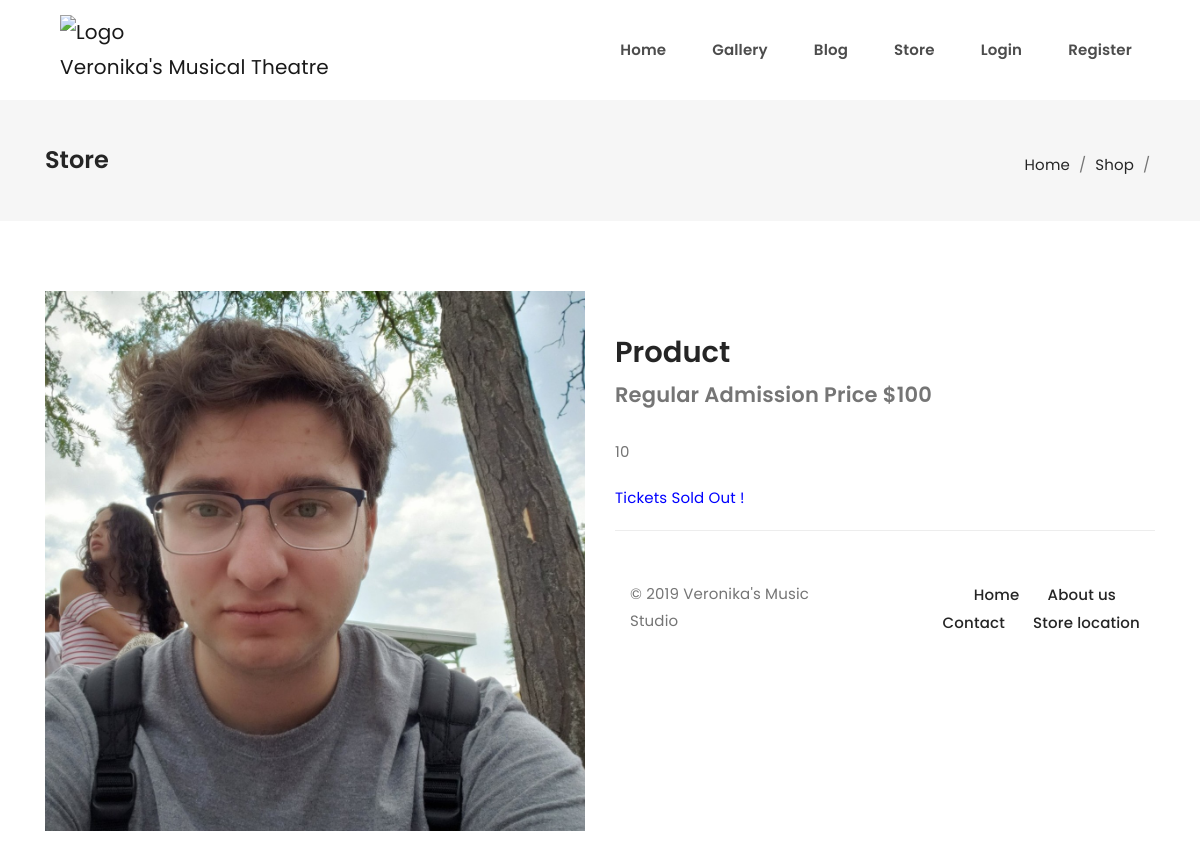
Page /store/item/1 on the committed database.
### vms/models.py (models this page shows, shortened)
class ConcertShop(db.Model):
    __tablename__ = 'concertshop'
    id = db.Column(db.Integer, primary_key=True)
    active = db.Column(db.Integer, default=0)
    concert_title = db.Column(db.String(100))
    price = db.Column(db.String(50))
    senior_price = db.Column(db.String(20))
    children_price = db.Column(db.String(20))
    quantity = db.Column(db.String(50))
    quantity_left = db.Column(db.String(50))
    description = db.Column(db.String(256))
    image_associated = db.Column(db.String(120))
    date_of_event = db.Column(db.String(120))
    time_of_event = db.Column(db.String(40))
    location = db.Column(db.String(50))

### vms/routes.py (the view, shortened to what this page needs)
@app.route("/store/item/<product>", methods=["GET", "POST"])
def product_item(product):
    product_details = ConcertShop.query.filter_by(id=product).first()
    if product_details is None or product_details.active == 0:
        return redirect(url_for('store'))
    concerts = ConcertSeats.query.filter_by(concert_id=product).all()
    concert_info = {}
    exclusions = []
    if 'cart' in session:
        for each in json.loads(session['cart']):
            for concert, seat_details in each.items():
                exclusions.append(
                    [seat_details[0], seat_details[1], int(concert)])
    for concert in concerts:
        if concert.filled == 0:
            new_entry = [concert.row, concert.seat, concert.concert_id]
            if new_entry in exclusions:
                continue
            if 'cart' in session:
                if new_entry in exclusions:
                    continue
            if concert.concert_name in concert_info:
                concert_info[concert.concert_name].append(new_entry)
            else:
                concert_info[concert.concert_name] = [new_entry]
    return render_template("product.html", seats_available=concert_info, user_info=current_user, user_authority_level=User.get_authority_level(current_user), product=product_details)

### vms/models.py (called while the page is built)
    def get_authority_level(current_user) -> int:
        if current_user.is_authenticated:
            user = User.query.filter_by(id=current_user.id).first()
            return user.authority
        return 0

### vms/templates/product.html (shortened to what this page needs)
{% extends 'base.html' %}
{%block content%}
        <div class="page-container scene-main scene-main--fade_In">
            <div class="page_main_title mb-70px">
                <div class="container">
                    <div class="row align-items-center">
                        <div class="col-lg-6 text-center text-lg-left">
                            <h4>Store</h4>
                        </div>
                        <div class="col-lg-6">
                            <div class="breadcrumbs mt-10px mt-lg-0 text-center text-lg-right">
                                <span class="first-item">
                                    <a href="#">Home</a>
                                </span>
                                <span class="separator">/</span>
                                <span>
                                    <a href="#">Shop </a>
                                </span>
                                <span class="separator">/</span>
                            </div>
                        </div>
                    </div>
                </div>
            </div>
            <div class="container single-product-content">
                <div class="row">
                    <div class="col-md-6">
                        <div class="single-product-images popup_gallery">
                            <img src="{{product.image_associated}}" alt="Product Image" width="800" height="893">
                        </div>
                    </div>
                    <div class="col-md-6">
                        <div class="single-product-des">
                            <h2 class="product-title">{{product.concert_title}}</h2>
                            <div class="single-product-price">Regular Admission Price ${{product.price}}</div>
                            <div class="single-product-deta">
                                <p>
                                    {{product.description}}
                                </p>
                                {%if seats_available|length%}
                                <form name = "" method = "POST">
                                        <input type="hidden" name="csrf_token" value="{{ csrf_token() }}"/>
                                    <div class="add-to-cart-warp">
                                        <div class="quantity d-flex mr-3">
                                            <input type="number" step="1" min="1" name="quantity" value="1" title="Qty" class="input-text qty text total-quantity" size="2">
                                        </div>
                                        <div class = "col-md-8">
                                                <select name = "ticket-info">
                                                {% for key, value in seats_available.items() %}
                                                        {%for val in value%}
                                                            <option value="{{val}}">Row: {{val[0]}} Seat: {{val[1]}}</option>
                                                        {%endfor%}
                                                {%endfor%}
                                    </select>
                                </div>
                            </div>
                             <div class="container">
                                <div class = "row">
                                    <div col = "col-lg">
                                    <button class="btn btn-primary" name = "product" value = {{product}}>Add to Cart</button>
                                    </div>
                                </div>
                            </div>
                            <div class = "container">
                                <div class = "row">
                                    <div col = "col-lg">
                                    Is this seat for a Senior? Your seat is ${{product.senior_price}}<input type="checkbox" name="senior-price">
                                    </div>
                                </div>
                            </div>
                           <div class = "container">
                                <div class = "row">
                                    <div col = "col-lg">
                                    Is this seat for a Child? Your seat is ${{product.children_price}}<input type="checkbox" name="children-price">
                                    </div>
                                </div>
                            </div>
                            </form>
                                {%if session['cart']%}
                                    <a class="btn btn-secondary" href = "{{url_for('checkout')}}">Checkout</a>
                                {%endif%}
                                <div class="clearfix"></div>
                            </div>
                                <ul class="single-product-meta">
                                    <li>
                                        <span class="meta-name">Location:</span>{{product.location}}</li>
                                     <li>
                                        {% if product.time_of_event is none%}
                                        <span class="meta-name">Date Of Event:</span>{{product.date_of_event}}</li>
                                        {%else%}
                                        <span class="meta-name">Date Of Event:</span>{{product.date_of_event}} - {{product.time_of_event}}</li>
                                        {%endif%}
                                </ul>
                            </div>
                        </div>
                    </div>
                </div>
                    {%else%}
                                            <p><font color = "Blue">Tickets Sold Out !</font></p>
                                            {%endif%}
                </div>
        </div>
    {% endblock %}

### rows in the picture
ConcertShop: image_associated (picture), concert_title "Product", price "100", description "10"
